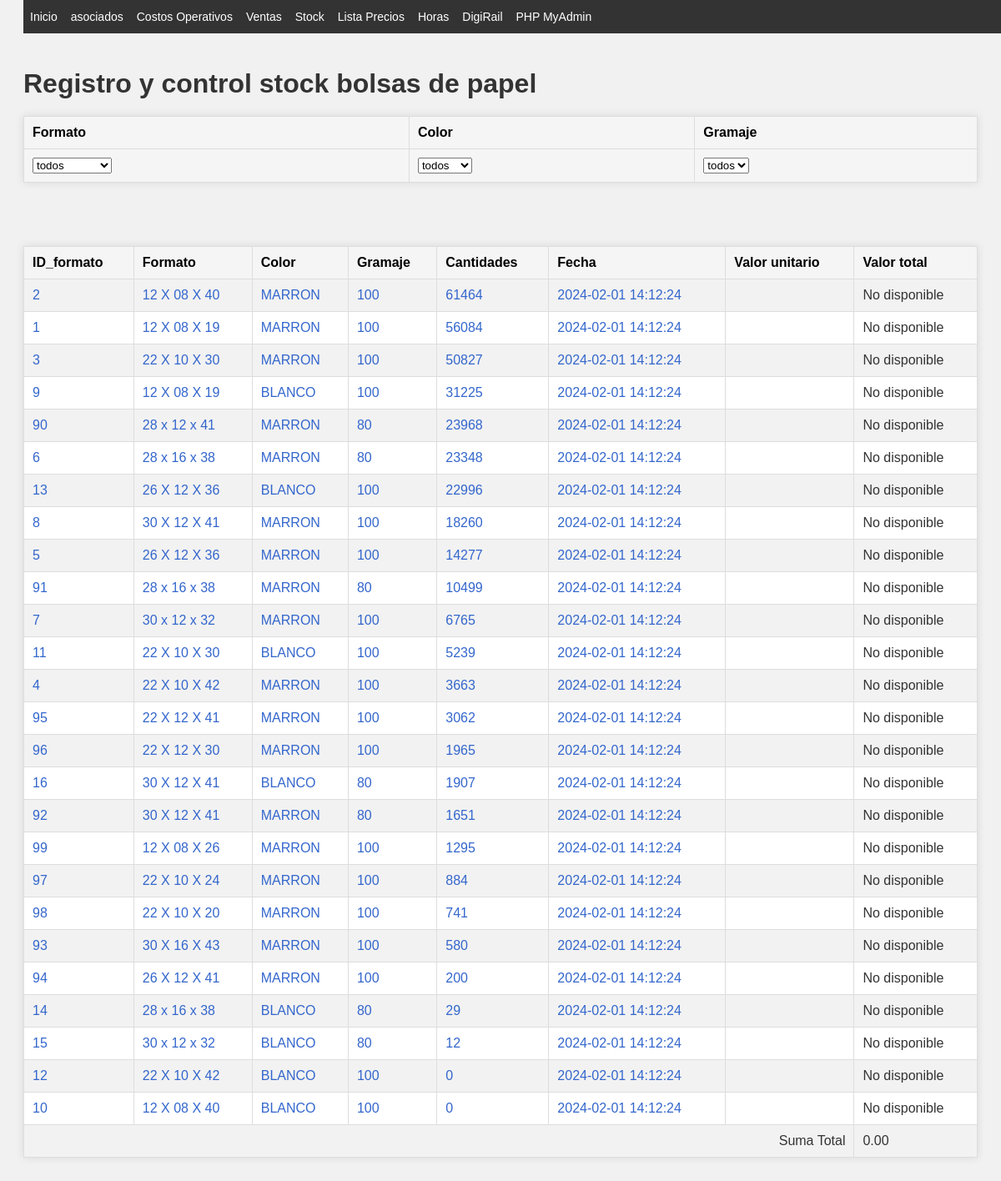
The page /stock.php on the database its author committed.
### tables this page shows
CREATE TABLE `tabla_1` (
  `ID_formato` int(11) NOT NULL,
  `formato` varchar(14) NOT NULL,
  `color` varchar(11) NOT NULL,
  `gramaje` int(11) NOT NULL,
  `cantidades` int(11) NOT NULL,
  `manijas` bit(1) NOT NULL,
  `fechatiempo` TIMESTAMP DEFAULT CURRENT_TIMESTAMP ON UPDATE CURRENT_TIMESTAMP
);

### stock.php (the view, shortened to what this page needs)
<?php
require "includes/header.php";
require_once 'Stock/conn.php';
$formatoFilter  = isset($_GET['Formato'])   ? $_GET['Formato']  : 'todos';
$colorFilter    = isset($_GET['color'])     ? $_GET['color']    : 'todos';
$gramajeFilter  = isset($_GET['gramaje'])   ? $_GET['gramaje']  : 'todos';
$query = "SELECT t1.*, t2.precio_u_sIVA FROM tabla_1 t1
          LEFT JOIN listado_precios t2 ON t1.ID_formato = t2.ID_formato";
$query .= " ORDER BY t1.cantidades DESC";
$stmt = $conn->prepare($query);
$stmt->execute();
$result = $stmt->get_result();
function crearEnlace($id_formato, $texto) {
    return '<a href="Stock/busqueda.php?ID_formato=' . $id_formato . '">' . htmlspecialchars($texto) . '</a>';
}
?>
<!DOCTYPE html>
<html>
<head>
    <link rel="stylesheet" href="CSS/style.css">
</head>
<body>
<h1>Registro y control stock bolsas de papel</h1>
<form action="stock.php" method="GET" id="filtroForm">
    <table>
        <tr>
            <th>Formato</th>
            <th>Color</th>
            <th>Gramaje</th>
        </tr>
        <tr>
            <th>
            <select name="Formato" onchange="submitForm()">
                <option value="todos" <?php if ($formatoFilter === 'todos') echo 'selected'; ?>>todos</option>
            </select>
            </th>
            <th>
                <select name="color" onchange="submitForm()">
                    <option value="todos" <?php if ($colorFilter === 'todos') echo 'selected'; ?>>todos</option>
                </select>
            </th>
            <th>
                <select name="gramaje" onchange="submitForm()">
                    <option value="todos"   <?php if ($gramajeFilter === 'todos')   echo 'selected'; ?>>todos   </option>
                </select>
            </th>
        </tr>
    </table>
    <br>
</form>
<br>
<table>
    <tr>
        <th>ID_formato</th>
        <th>Formato</th>
        <th>Color</th>
        <th>Gramaje</th>
        <th>Cantidades</th>
        <th>Fecha</th>
        <th>Valor unitario</th>
        <th>Valor total</th>
    </tr>
    <?php
    $totalSuma = 0;
    while ($row = mysqli_fetch_assoc($result)) { ?>
        <tr>
            <td><?php echo crearEnlace($row['ID_formato'], $row['ID_formato']); ?></td>
            <td><?php echo crearEnlace($row['ID_formato'], $row['formato']); ?></td>
            <td><?php echo crearEnlace($row['ID_formato'], $row['color']); ?></td>
            <td><?php echo crearEnlace($row['ID_formato'], $row['gramaje']); ?></td>
            <td><?php echo crearEnlace($row['ID_formato'], $row['cantidades']); ?></td>
            <td><?php echo crearEnlace($row['ID_formato'], $row['fechatiempo']); ?></td>
            <td><?php echo $row['precio_u_sIVA']; ?></td>
            <td>
                <?php
                    if (isset($row['precio_u_sIVA'])) {
                        $valorTotal = $row['cantidades'] * $row['precio_u_sIVA'];
                        echo number_format($valorTotal, 2, '.', ',');
                        $totalSuma += $valorTotal;
                    } else {
                        echo 'No disponible';
                    }
                ?>
            </td>
        </tr>
    <?php } ?>
    <tr>
        <td colspan="7" style="text-align: right;">Suma Total</td>
        <td><?php echo number_format($totalSuma, 2, '.', ','); ?></td>
    </tr>
</table>
</body>
</html>

### includes/header.php
<?php
echo '<!DOCTYPE html><html><head> <meta charset="UTF-8"> <link rel="stylesheet" type="text/css" href="CSS/index.css"> <link rel="stylesheet" type="text/css" href="CSS/header.css"> <meta name="viewport" content="width=device-width, initial-scale=1.0"> <link rel="shortcut icon" href="/favicon.ico" type="image/x-icon"> <link rel="icon" href="/imagenes/favicon.ico" type="image/x-icon"> </head><body>';
echo "<header> <br><br><br> <div class='topnav'> <ul>";
$paginaActual = basename($_SERVER['PHP_SELF']);
$claseActiva = "class='active'";
echo "<li><a href='/Bolsas/index.php' ".($paginaActual == 'Bolsas/index.php' ? $claseActiva : "").">Inicio</a></li>";
echo "<li><a href='/Bolsas/asociados.php' ".($paginaActual == 'Bolsas/asociados.php' ? $claseActiva : "").">asociados</a></li>";
echo "<li><a href='/Bolsas/costos_operativos.php' ".($paginaActual == 'Bolsas/costos_operativos.php' ? $claseActiva : "").">Costos Operativos</a></li>";
echo "<li><a href='/Bolsas/ventas.php' ".($paginaActual == 'Bolsas/ventas.php' ? $claseActiva : "").">Ventas</a></li>";
echo "<li><a href='/Bolsas/stock.php' ".($paginaActual == 'Bolsas/stock.php' ? $claseActiva : "").">Stock</a></li>";
echo "<li><a href='/Bolsas/lista_precios.php' ".($paginaActual == 'Bolsas/lista_precios.php' ? $claseActiva : "").">Lista Precios</a></li>";
echo "<li><a href='/horas/index.php' ".($paginaActual == '/horas/index.php' ? $claseActiva : "").">Horas</a></li>";
echo "<li><a href='/DigiRail/index.php' ".($paginaActual == '/DigiRail/index.php' ? $claseActiva : "").">DigiRail</a></li>";
echo "<li><a href='/phpMyAdmin/' target='_blank'>PHP MyAdmin</a></li>";
echo "</ul></div></header>";

### CSS/index.css (style rules this page uses)
body { font-family: verdana; resize: none; }
.topnav ul { list-style-type: none; margin: 0; padding: 0; overflow: hidden; background-color: #333; position: fixed; top: 0; width: 100%; }
.topnav li { float: left; }
.topnav li a { display: block; color: white; text-align: center; padding: 14px 16px; text-decoration: none; }
h1, #cabecera p { margin: 0; padding: 0; }

### CSS/header.css (style rules this page uses)
.topnav ul { list-style-type: none; margin: 0; padding: 0; overflow: hidden; background-color: #333; position: fixed; top: 0; width: 100%; }
.topnav li { float: left; font-size: 16px; }
.topnav li a { display: block; color: white; text-align: center; padding: 12px 8px; text-decoration: none; }
@media screen and (max-width: 1275px) { .topnav li { font-size: 15px; } }

### CSS/style.css (style rules this page uses)
body { font-family: Arial, sans-serif; background-color: #f4f4f4; color: #333; }
table { border-collapse: collapse; width: 80%; margin: 20px auto; background-color: #ffffff; box-shadow: 0 0 10px rgba(0,0,0,0.1); }
th, td { border: 1px solid #ddd; padding: 8px; text-align: left; }
th { background-color: #e9e9e9; color: #000; }
tr:nth-child(even) { background-color: #f2f2f2; }
body { font-family: Arial, sans-serif; background-color: #f1f1f1; padding: 20px; }
h1 { color: #333; }
table { width: 100%; border-collapse: collapse; margin-top: 20px; }
table th, table td { padding: 10px; text-align: left; border: 1px solid #ddd; }
table th { background-color: #f5f5f5; }
table td a { color: #3366cc; text-decoration: none; }
.topnav ul { list-style-type: none; margin: 0; padding: 0; overflow: hidden; background-color: #333; position: fixed; top: 0; width: 100%; }
.topnav li { float: left; font-size: 16px; }
.topnav li a { display: block; color: white; text-align: center; padding: 12px 8px; text-decoration: none; }
@media screen and (max-width: 1275px) { .topnav li { font-size: 15px; } }
@media screen and (max-width: 1200px) { .topnav li { font-size: 14px; } }

### rows shown on the page
tabla_1: ID_formato "2 12 X 08 X 40 MARRON 100 61464 2024-02-01 14:12:24"
tabla_1: ID_formato "1 12 X 08 X 19 MARRON 100 56084 2024-02-01 14:12:24"
tabla_1: ID_formato "3 22 X 10 X 30 MARRON 100 50827 2024-02-01 14:12:24"
tabla_1: ID_formato "9 12 X 08 X 19 BLANCO 100 31225 2024-02-01 14:12:24"
tabla_1: ID_formato "90 28 x 12 x 41 MARRON 80 23968 2024-02-01 14:12:24"
tabla_1: ID_formato "6 28 x 16 x 38 MARRON 80 23348 2024-02-01 14:12:24"
tabla_1: ID_formato "13 26 X 12 X 36 BLANCO 100 22996 2024-02-01 14:12:24"
tabla_1: ID_formato "8 30 X 12 X 41 MARRON 100 18260 2024-02-01 14:12:24"
tabla_1: ID_formato "5 26 X 12 X 36 MARRON 100 14277 2024-02-01 14:12:24"
tabla_1: ID_formato "91 28 x 16 x 38 MARRON 80 10499 2024-02-01 14:12:24"
tabla_1: ID_formato "7 30 x 12 x 32 MARRON 100 6765 2024-02-01 14:12:24"
tabla_1: ID_formato "11 22 X 10 X 30 BLANCO 100 5239 2024-02-01 14:12:24"
tabla_1: ID_formato "4 22 X 10 X 42 MARRON 100 3663 2024-02-01 14:12:24"
tabla_1: ID_formato "95 22 X 12 X 41 MARRON 100 3062 2024-02-01 14:12:24"
tabla_1: ID_formato "96 22 X 12 X 30 MARRON 100 1965 2024-02-01 14:12:24"
tabla_1: ID_formato "16 30 X 12 X 41 BLANCO 80 1907 2024-02-01 14:12:24"
tabla_1: ID_formato "92 30 X 12 X 41 MARRON 80 1651 2024-02-01 14:12:24"
tabla_1: ID_formato "99 12 X 08 X 26 MARRON 100 1295 2024-02-01 14:12:24"
tabla_1: ID_formato "97 22 X 10 X 24 MARRON 100 884 2024-02-01 14:12:24"
tabla_1: ID_formato "98 22 X 10 X 20 MARRON 100 741 2024-02-01 14:12:24"
tabla_1: ID_formato "93 30 X 16 X 43 MARRON 100 580 2024-02-01 14:12:24"
tabla_1: ID_formato "94 26 X 12 X 41 MARRON 100 200 2024-02-01 14:12:24"
tabla_1: ID_formato "14 28 x 16 x 38 BLANCO 80 29 2024-02-01 14:12:24"
tabla_1: ID_formato "15 30 x 12 x 32 BLANCO 80 12 2024-02-01 14:12:24"
tabla_1: ID_formato "12 22 X 10 X 42 BLANCO 100 0 2024-02-01 14:12:24"
tabla_1: ID_formato "10 12 X 08 X 40 BLANCO 100 0 2024-02-01 14:12:24"

### other values the page prints
$totalSuma "0.00"
